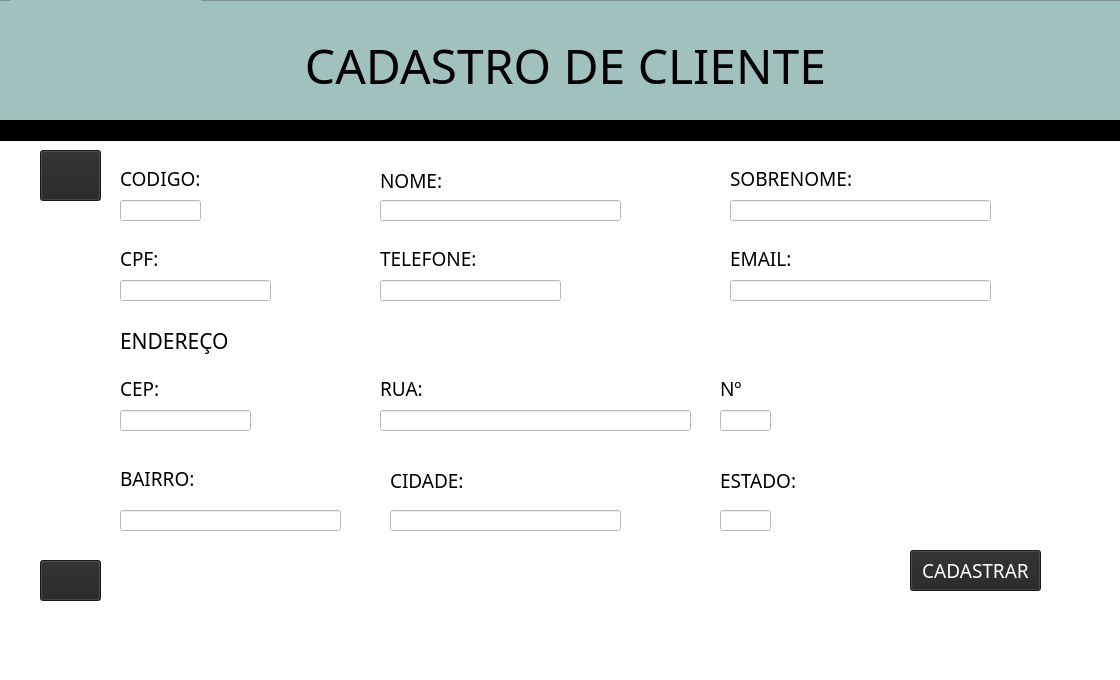
<?xml version="1.0" encoding="UTF-8"?>
<ui version="4.0">
 <class>MainWindow</class>
 <widget class="QMainWindow" name="MainWindow">
  <property name="geometry">
   <rect>
    <x>0</x>
    <y>0</y>
    <width>1120</width>
    <height>680</height>
   </rect>
  </property>
  <property name="font">
   <font>
    <family>BEQINER</family>
   </font>
  </property>
  <property name="windowTitle">
   <string>MainWindow</string>
  </property>
  <property name="styleSheet">
   <string notr="true">background-color: rgb(255, 255, 255);</string>
  </property>
  <widget class="QWidget" name="centralwidget">
   <widget class="QLabel" name="label_3">
    <property name="geometry">
     <rect>
      <x>380</x>
      <y>170</y>
      <width>81</width>
      <height>20</height>
     </rect>
    </property>
    <property name="font">
     <font>
      <family>Eras Medium ITC</family>
      <pointsize>14</pointsize>
     </font>
    </property>
    <property name="text">
     <string>NOME:</string>
    </property>
   </widget>
   <widget class="QLabel" name="label_4">
    <property name="geometry">
     <rect>
      <x>120</x>
      <y>170</y>
      <width>81</width>
      <height>16</height>
     </rect>
    </property>
    <property name="font">
     <font>
      <family>Eras Medium ITC</family>
      <pointsize>14</pointsize>
     </font>
    </property>
    <property name="text">
     <string>CÓDIGO:</string>
    </property>
   </widget>
   <widget class="QLabel" name="label_5">
    <property name="geometry">
     <rect>
      <x>120</x>
      <y>250</y>
      <width>51</width>
      <height>16</height>
     </rect>
    </property>
    <property name="font">
     <font>
      <family>Eras Medium ITC</family>
      <pointsize>14</pointsize>
     </font>
    </property>
    <property name="text">
     <string>CPF:</string>
    </property>
   </widget>
   <widget class="QLabel" name="label_6">
    <property name="geometry">
     <rect>
      <x>380</x>
      <y>250</y>
      <width>101</width>
      <height>16</height>
     </rect>
    </property>
    <property name="font">
     <font>
      <family>Eras Medium ITC</family>
      <pointsize>14</pointsize>
     </font>
    </property>
    <property name="text">
     <string>TELEFONE:</string>
    </property>
   </widget>
   <widget class="QLabel" name="label_7">
    <property name="geometry">
     <rect>
      <x>120</x>
      <y>320</y>
      <width>141</width>
      <height>41</height>
     </rect>
    </property>
    <property name="font">
     <font>
      <family>Eras Demi ITC</family>
      <pointsize>16</pointsize>
      <weight>50</weight>
      <bold>false</bold>
     </font>
    </property>
    <property name="text">
     <string>ENDEREÇO</string>
    </property>
   </widget>
   <widget class="QLabel" name="label_9">
    <property name="geometry">
     <rect>
      <x>730</x>
      <y>250</y>
      <width>61</width>
      <height>16</height>
     </rect>
    </property>
    <property name="font">
     <font>
      <family>Eras Medium ITC</family>
      <pointsize>14</pointsize>
     </font>
    </property>
    <property name="text">
     <string>EMAIL:</string>
    </property>
   </widget>
   <widget class="QFrame" name="frame">
    <property name="geometry">
     <rect>
      <x>-10</x>
      <y>0</y>
      <width>1131</width>
      <height>121</height>
     </rect>
    </property>
    <property name="styleSheet">
     <string notr="true">background-color: rgb(161, 193, 190);</string>
    </property>
    <property name="frameShape">
     <enum>QFrame::StyledPanel</enum>
    </property>
    <property name="frameShadow">
     <enum>QFrame::Raised</enum>
    </property>
    <widget class="QLabel" name="label">
     <property name="geometry">
      <rect>
       <x>20</x>
       <y>-40</y>
       <width>191</width>
       <height>201</height>
      </rect>
     </property>
     <property name="text">
      <string/>
     </property>
     <property name="pixmap">
      <pixmap>logo.png</pixmap>
     </property>
     <property name="scaledContents">
      <bool>true</bool>
     </property>
    </widget>
    <widget class="QLabel" name="label_2">
     <property name="geometry">
      <rect>
       <x>290</x>
       <y>40</y>
       <width>571</width>
       <height>51</height>
      </rect>
     </property>
     <property name="font">
      <font>
       <family>Eras Demi ITC</family>
       <pointsize>36</pointsize>
      </font>
     </property>
     <property name="text">
      <string>CADASTRO DE CLIENTE</string>
     </property>
     <property name="alignment">
      <set>Qt::AlignCenter</set>
     </property>
    </widget>
   </widget>
   <widget class="QLabel" name="label_8">
    <property name="geometry">
     <rect>
      <x>730</x>
      <y>170</y>
      <width>121</width>
      <height>16</height>
     </rect>
    </property>
    <property name="font">
     <font>
      <family>Eras Medium ITC</family>
      <pointsize>14</pointsize>
     </font>
    </property>
    <property name="text">
     <string>SOBRENOME:</string>
    </property>
   </widget>
   <widget class="QLabel" name="label_10">
    <property name="geometry">
     <rect>
      <x>120</x>
      <y>380</y>
      <width>51</width>
      <height>16</height>
     </rect>
    </property>
    <property name="font">
     <font>
      <family>Eras Medium ITC</family>
      <pointsize>14</pointsize>
     </font>
    </property>
    <property name="text">
     <string>CEP:</string>
    </property>
   </widget>
   <widget class="QLabel" name="label_12">
    <property name="geometry">
     <rect>
      <x>390</x>
      <y>470</y>
      <width>81</width>
      <height>20</height>
     </rect>
    </property>
    <property name="font">
     <font>
      <family>Eras Medium ITC</family>
      <pointsize>14</pointsize>
     </font>
    </property>
    <property name="text">
     <string>CIDADE:</string>
    </property>
   </widget>
   <widget class="QLabel" name="label_13">
    <property name="geometry">
     <rect>
      <x>120</x>
      <y>470</y>
      <width>81</width>
      <height>16</height>
     </rect>
    </property>
    <property name="font">
     <font>
      <family>Eras Medium ITC</family>
      <pointsize>14</pointsize>
     </font>
    </property>
    <property name="text">
     <string>BAIRRO:</string>
    </property>
   </widget>
   <widget class="QLabel" name="label_14">
    <property name="geometry">
     <rect>
      <x>380</x>
      <y>380</y>
      <width>61</width>
      <height>16</height>
     </rect>
    </property>
    <property name="font">
     <font>
      <family>Eras Medium ITC</family>
      <pointsize>14</pointsize>
     </font>
    </property>
    <property name="text">
     <string>RUA:</string>
    </property>
   </widget>
   <widget class="QLabel" name="label_15">
    <property name="geometry">
     <rect>
      <x>720</x>
      <y>380</y>
      <width>41</width>
      <height>16</height>
     </rect>
    </property>
    <property name="font">
     <font>
      <family>Eras Medium ITC</family>
      <pointsize>14</pointsize>
     </font>
    </property>
    <property name="text">
     <string>Nº</string>
    </property>
   </widget>
   <widget class="QLineEdit" name="lineEdit">
    <property name="geometry">
     <rect>
      <x>120</x>
      <y>200</y>
      <width>81</width>
      <height>21</height>
     </rect>
    </property>
    <property name="cursor">
     <cursorShape>IBeamCursor</cursorShape>
    </property>
   </widget>
   <widget class="QFrame" name="frame_3">
    <property name="geometry">
     <rect>
      <x>0</x>
      <y>120</y>
      <width>1120</width>
      <height>21</height>
     </rect>
    </property>
    <property name="styleSheet">
     <string notr="true">background-color: rgb(0, 0, 0);</string>
    </property>
    <property name="frameShape">
     <enum>QFrame::StyledPanel</enum>
    </property>
    <property name="frameShadow">
     <enum>QFrame::Raised</enum>
    </property>
   </widget>
   <widget class="QLineEdit" name="iserir_nome">
    <property name="geometry">
     <rect>
      <x>380</x>
      <y>200</y>
      <width>241</width>
      <height>21</height>
     </rect>
    </property>
   </widget>
   <widget class="QLineEdit" name="inserir_sobrenome">
    <property name="geometry">
     <rect>
      <x>730</x>
      <y>200</y>
      <width>261</width>
      <height>21</height>
     </rect>
    </property>
   </widget>
   <widget class="QLineEdit" name="inserir_cpf">
    <property name="geometry">
     <rect>
      <x>120</x>
      <y>280</y>
      <width>151</width>
      <height>21</height>
     </rect>
    </property>
   </widget>
   <widget class="QLineEdit" name="inserir_email">
    <property name="geometry">
     <rect>
      <x>730</x>
      <y>280</y>
      <width>261</width>
      <height>21</height>
     </rect>
    </property>
   </widget>
   <widget class="QLineEdit" name="inserir_telefone">
    <property name="geometry">
     <rect>
      <x>380</x>
      <y>280</y>
      <width>181</width>
      <height>21</height>
     </rect>
    </property>
   </widget>
   <widget class="QLineEdit" name="inserir_nome">
    <property name="geometry">
     <rect>
      <x>380</x>
      <y>410</y>
      <width>311</width>
      <height>21</height>
     </rect>
    </property>
   </widget>
   <widget class="QLineEdit" name="inserir_num">
    <property name="geometry">
     <rect>
      <x>720</x>
      <y>410</y>
      <width>51</width>
      <height>21</height>
     </rect>
    </property>
   </widget>
   <widget class="QLineEdit" name="inserir_bairro">
    <property name="geometry">
     <rect>
      <x>120</x>
      <y>510</y>
      <width>221</width>
      <height>21</height>
     </rect>
    </property>
   </widget>
   <widget class="QLineEdit" name="inserir_cidade">
    <property name="geometry">
     <rect>
      <x>390</x>
      <y>510</y>
      <width>231</width>
      <height>21</height>
     </rect>
    </property>
   </widget>
   <widget class="QLineEdit" name="lineEdit_11">
    <property name="geometry">
     <rect>
      <x>120</x>
      <y>410</y>
      <width>131</width>
      <height>21</height>
     </rect>
    </property>
   </widget>
   <widget class="QPushButton" name="pushButton_3">
    <property name="geometry">
     <rect>
      <x>910</x>
      <y>550</y>
      <width>131</width>
      <height>41</height>
     </rect>
    </property>
    <property name="font">
     <font>
      <family>Eras Demi ITC</family>
      <pointsize>14</pointsize>
     </font>
    </property>
    <property name="cursor">
     <cursorShape>PointingHandCursor</cursorShape>
    </property>
    <property name="layoutDirection">
     <enum>Qt::RightToLeft</enum>
    </property>
    <property name="styleSheet">
     <string notr="true">color: rgb(255, 255, 255);
background-color: rgb(36, 36, 36);</string>
    </property>
    <property name="text">
     <string>CADASTRAR</string>
    </property>
   </widget>
   <widget class="QPushButton" name="pushButton">
    <property name="geometry">
     <rect>
      <x>40</x>
      <y>560</y>
      <width>61</width>
      <height>41</height>
     </rect>
    </property>
    <property name="cursor">
     <cursorShape>PointingHandCursor</cursorShape>
    </property>
    <property name="mouseTracking">
     <bool>false</bool>
    </property>
    <property name="styleSheet">
     <string notr="true">background-color: rgb(36, 36, 36);</string>
    </property>
    <property name="text">
     <string/>
    </property>
    <property name="icon">
     <iconset>
      <normaloff>image.png</normaloff>image.png</iconset>
    </property>
    <property name="iconSize">
     <size>
      <width>50</width>
      <height>50</height>
     </size>
    </property>
   </widget>
   <widget class="QLabel" name="label_17">
    <property name="geometry">
     <rect>
      <x>720</x>
      <y>470</y>
      <width>81</width>
      <height>20</height>
     </rect>
    </property>
    <property name="font">
     <font>
      <family>Eras Medium ITC</family>
      <pointsize>14</pointsize>
     </font>
    </property>
    <property name="text">
     <string>ESTADO:</string>
    </property>
   </widget>
   <widget class="QPushButton" name="bt_retornar">
    <property name="geometry">
     <rect>
      <x>40</x>
      <y>150</y>
      <width>61</width>
      <height>51</height>
     </rect>
    </property>
    <property name="cursor">
     <cursorShape>PointingHandCursor</cursorShape>
    </property>
    <property name="styleSheet">
     <string notr="true">background-color: rgb(36, 36, 36);</string>
    </property>
    <property name="text">
     <string/>
    </property>
    <property name="icon">
     <iconset>
      <normaloff>pngtree-arrow-left-flat-white-color-icon-move-back-less-photo-picture-image_7920547-removebg-preview.png</normaloff>pngtree-arrow-left-flat-white-color-icon-move-back-less-photo-picture-image_7920547-removebg-preview.png</iconset>
    </property>
    <property name="iconSize">
     <size>
      <width>55</width>
      <height>55</height>
     </size>
    </property>
   </widget>
   <widget class="QLineEdit" name="inserir_estado">
    <property name="geometry">
     <rect>
      <x>720</x>
      <y>510</y>
      <width>51</width>
      <height>21</height>
     </rect>
    </property>
   </widget>
   <zorder>frame</zorder>
   <zorder>label_3</zorder>
   <zorder>label_4</zorder>
   <zorder>label_5</zorder>
   <zorder>label_6</zorder>
   <zorder>label_7</zorder>
   <zorder>label_9</zorder>
   <zorder>label_8</zorder>
   <zorder>label_10</zorder>
   <zorder>label_12</zorder>
   <zorder>label_13</zorder>
   <zorder>label_14</zorder>
   <zorder>label_15</zorder>
   <zorder>lineEdit</zorder>
   <zorder>frame_3</zorder>
   <zorder>iserir_nome</zorder>
   <zorder>inserir_sobrenome</zorder>
   <zorder>inserir_cpf</zorder>
   <zorder>inserir_email</zorder>
   <zorder>inserir_telefone</zorder>
   <zorder>inserir_nome</zorder>
   <zorder>inserir_num</zorder>
   <zorder>inserir_bairro</zorder>
   <zorder>inserir_cidade</zorder>
   <zorder>lineEdit_11</zorder>
   <zorder>pushButton_3</zorder>
   <zorder>pushButton</zorder>
   <zorder>label_17</zorder>
   <zorder>bt_retornar</zorder>
   <zorder>inserir_estado</zorder>
  </widget>
  <widget class="QMenuBar" name="menubar">
   <property name="geometry">
    <rect>
     <x>0</x>
     <y>0</y>
     <width>1120</width>
     <height>21</height>
    </rect>
   </property>
  </widget>
  <widget class="QStatusBar" name="statusbar"/>
 </widget>
 <resources/>
 <connections/>
</ui>
